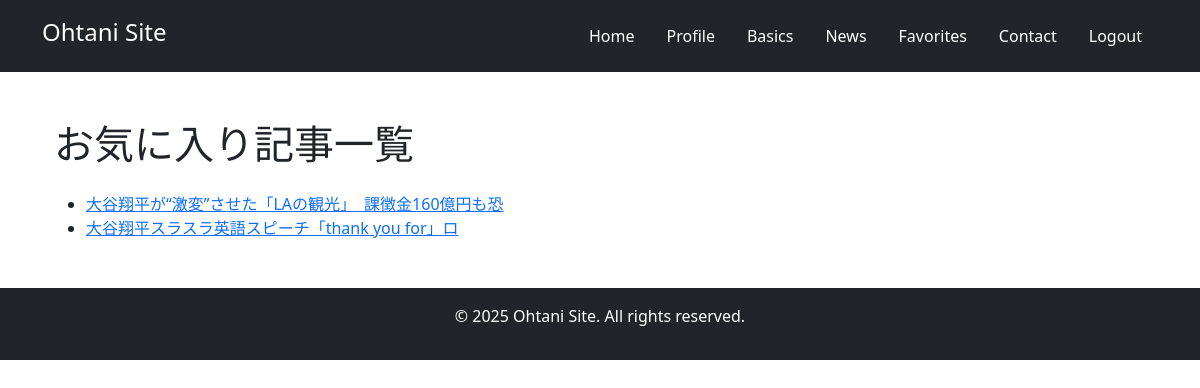
The app's page /baseball/favorites/ (signed in) with its own data.
### baseball_app/models.py (models this page shows, shortened)
class Article(models.Model):
    article_title = models.CharField(max_length=30)#記事のタイトル
    content = models.TextField()#記事の内容
    created_at = models.DateTimeField(auto_now_add=True)#記事を投稿した日時
    updated_at = models.DateTimeField(auto_now=True)#記事を編集した日時
    favorites = models.ManyToManyField(
        'auth.User',
        related_name="favorite_articles",
        blank=True
    )  # お気に入り登録したユーザー（多対多）

### baseball_app/views.py (the view)
# urls.py: path('favorites/', views.favorite_list, name='favorite_list'),  # お気に入り一覧
@login_required
def favorite_list(request):
    favorites = request.user.favorite_articles.all()
    return render(request, 'baseball_app/favorite_list.html', {'favorites': favorites})

### baseball_app/templates/baseball_app/favorite_list.html
{% extends 'base.html' %}
{% block content %}
<div class="container my-5">
    <h1 class="mb-4">お気に入り記事一覧</h1>
    <ul>
        {% for article in favorites %}
        <li><a href="{% url 'baseball_app:news_detail' article.id %}">{{ article.article_title }}</a></li>
        {% endfor %}
    </ul>
</div>
{% endblock %}

### records on screen
Article: article_title "大谷翔平が“激変”させた「LAの観光」 課徴金160億円も恐"
Article: article_title "大谷翔平スラスラ英語スピーチ「thank you for」ロ"
